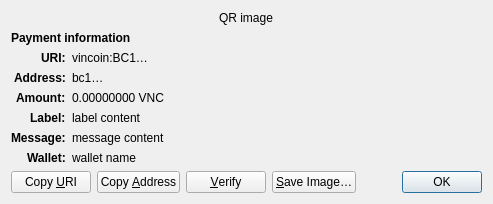
<?xml version="1.0" encoding="UTF-8"?>
<ui version="4.0">
 <class>ReceiveRequestDialog</class>
 <widget class="QDialog" name="ReceiveRequestDialog">
  <property name="geometry">
   <rect>
    <x>0</x>
    <y>0</y>
    <width>413</width>
    <height>229</height>
   </rect>
  </property>
  <property name="windowTitle">
   <string>Request payment to …</string>
  </property>
  <layout class="QGridLayout" name="gridLayout" columnstretch="0,1">
   <property name="sizeConstraint">
    <enum>QLayout::SetFixedSize</enum>
   </property>
   <item row="0" column="0" colspan="2" alignment="Qt::AlignHCenter">
    <widget class="QRImageWidget" name="qr_code">
     <property name="text">
      <string notr="true">QR image</string>
     </property>
     <property name="textInteractionFlags">
      <set>Qt::NoTextInteraction</set>
     </property>
    </widget>
   </item>
   <item row="1" column="0" colspan="2">
    <widget class="QLabel" name="payment_header">
     <property name="font">
      <font>
       <weight>75</weight>
       <bold>true</bold>
      </font>
     </property>
     <property name="text">
      <string>Payment information</string>
     </property>
     <property name="textInteractionFlags">
      <set>Qt::NoTextInteraction</set>
     </property>
    </widget>
   </item>
   <item row="2" column="0" alignment="Qt::AlignRight|Qt::AlignTop">
    <widget class="QLabel" name="uri_tag">
     <property name="font">
      <font>
       <weight>75</weight>
       <bold>true</bold>
      </font>
     </property>
     <property name="text">
      <string notr="true">URI:</string>
     </property>
     <property name="textFormat">
      <enum>Qt::PlainText</enum>
     </property>
     <property name="textInteractionFlags">
      <set>Qt::NoTextInteraction</set>
     </property>
    </widget>
   </item>
   <item row="2" column="1" alignment="Qt::AlignTop">
    <widget class="QLabel" name="uri_content">
     <property name="text">
      <string notr="true">vincoin:BC1…</string>
     </property>
     <property name="textFormat">
      <enum>Qt::RichText</enum>
     </property>
     <property name="wordWrap">
      <bool>true</bool>
     </property>
     <property name="textInteractionFlags">
      <set>Qt::TextSelectableByMouse</set>
     </property>
    </widget>
   </item>
   <item row="3" column="0" alignment="Qt::AlignRight|Qt::AlignTop">
    <widget class="QLabel" name="address_tag">
     <property name="font">
      <font>
       <weight>75</weight>
       <bold>true</bold>
      </font>
     </property>
     <property name="text">
      <string>Address:</string>
     </property>
     <property name="textInteractionFlags">
      <set>Qt::NoTextInteraction</set>
     </property>
    </widget>
   </item>
   <item row="3" column="1" alignment="Qt::AlignTop">
    <widget class="QLabel" name="address_content">
     <property name="text">
      <string notr="true">bc1…</string>
     </property>
     <property name="textFormat">
      <enum>Qt::PlainText</enum>
     </property>
     <property name="textInteractionFlags">
      <set>Qt::TextSelectableByMouse</set>
     </property>
    </widget>
   </item>
   <item row="4" column="0" alignment="Qt::AlignRight|Qt::AlignTop">
    <widget class="QLabel" name="amount_tag">
     <property name="font">
      <font>
       <weight>75</weight>
       <bold>true</bold>
      </font>
     </property>
     <property name="text">
      <string>Amount:</string>
     </property>
     <property name="textInteractionFlags">
      <set>Qt::NoTextInteraction</set>
     </property>
    </widget>
   </item>
   <item row="4" column="1" alignment="Qt::AlignTop">
    <widget class="QLabel" name="amount_content">
     <property name="text">
      <string notr="true">0.00000000 VNC</string>
     </property>
     <property name="textFormat">
      <enum>Qt::PlainText</enum>
     </property>
     <property name="textInteractionFlags">
      <set>Qt::TextSelectableByMouse</set>
     </property>
    </widget>
   </item>
   <item row="5" column="0" alignment="Qt::AlignRight|Qt::AlignTop">
    <widget class="QLabel" name="label_tag">
     <property name="font">
      <font>
       <weight>75</weight>
       <bold>true</bold>
      </font>
     </property>
     <property name="text">
      <string>Label:</string>
     </property>
     <property name="textInteractionFlags">
      <set>Qt::NoTextInteraction</set>
     </property>
    </widget>
   </item>
   <item row="5" column="1" alignment="Qt::AlignTop">
    <widget class="QLabel" name="label_content">
     <property name="text">
      <string notr="true">label content</string>
     </property>
     <property name="textFormat">
      <enum>Qt::PlainText</enum>
     </property>
     <property name="wordWrap">
      <bool>true</bool>
     </property>
     <property name="textInteractionFlags">
      <set>Qt::TextSelectableByMouse</set>
     </property>
    </widget>
   </item>
   <item row="6" column="0" alignment="Qt::AlignRight|Qt::AlignTop">
    <widget class="QLabel" name="message_tag">
     <property name="font">
      <font>
       <weight>75</weight>
       <bold>true</bold>
      </font>
     </property>
     <property name="text">
      <string>Message:</string>
     </property>
     <property name="textInteractionFlags">
      <set>Qt::NoTextInteraction</set>
     </property>
    </widget>
   </item>
   <item row="6" column="1" alignment="Qt::AlignTop">
    <widget class="QLabel" name="message_content">
     <property name="text">
      <string notr="true">message content</string>
     </property>
     <property name="textFormat">
      <enum>Qt::PlainText</enum>
     </property>
     <property name="wordWrap">
      <bool>true</bool>
     </property>
     <property name="textInteractionFlags">
      <set>Qt::TextSelectableByMouse</set>
     </property>
    </widget>
   </item>
   <item row="7" column="0" alignment="Qt::AlignRight|Qt::AlignTop">
    <widget class="QLabel" name="wallet_tag">
     <property name="font">
      <font>
       <weight>75</weight>
       <bold>true</bold>
      </font>
     </property>
     <property name="text">
      <string>Wallet:</string>
     </property>
     <property name="textInteractionFlags">
      <set>Qt::NoTextInteraction</set>
     </property>
    </widget>
   </item>
   <item row="7" column="1" alignment="Qt::AlignTop">
    <widget class="QLabel" name="wallet_content">
     <property name="text">
      <string notr="true">wallet name</string>
     </property>
     <property name="textFormat">
      <enum>Qt::PlainText</enum>
     </property>
     <property name="wordWrap">
      <bool>true</bool>
     </property>
     <property name="textInteractionFlags">
      <set>Qt::TextSelectableByMouse</set>
     </property>
    </widget>
   </item>
   <item row="8" column="0" colspan="2">
    <layout class="QHBoxLayout" name="horizontalLayout">
     <item>
      <widget class="QPushButton" name="btnCopyURI">
       <property name="text">
        <string>Copy &amp;URI</string>
       </property>
       <property name="autoDefault">
        <bool>false</bool>
       </property>
      </widget>
     </item>
     <item>
      <widget class="QPushButton" name="btnCopyAddress">
       <property name="text">
        <string>Copy &amp;Address</string>
       </property>
       <property name="autoDefault">
        <bool>false</bool>
       </property>
      </widget>
     </item>
     <item>
      <widget class="QPushButton" name="btnVerify">
       <property name="text">
        <string>&amp;Verify</string>
       </property>
       <property name="toolTip">
        <string>Verify this address on e.g. a hardware wallet screen</string>
       </property>
       <property name="autoDefault">
        <bool>false</bool>
       </property>
      </widget>
     </item>
     <item>
      <widget class="QPushButton" name="btnSaveAs">
       <property name="text">
        <string>&amp;Save Image…</string>
       </property>
       <property name="autoDefault">
        <bool>false</bool>
       </property>
      </widget>
     </item>
     <item>
      <spacer name="horizontalSpacer_2">
       <property name="orientation">
        <enum>Qt::Horizontal</enum>
       </property>
       <property name="sizeHint" stdset="0">
        <size>
         <width>40</width>
         <height>20</height>
        </size>
       </property>
      </spacer>
     </item>
     <item>
      <widget class="QDialogButtonBox" name="buttonBox">
       <property name="focusPolicy">
        <enum>Qt::StrongFocus</enum>
       </property>
       <property name="standardButtons">
        <set>QDialogButtonBox::Ok</set>
       </property>
      </widget>
     </item>
    </layout>
   </item>
  </layout>
 </widget>
 <customwidgets>
  <customwidget>
   <class>QRImageWidget</class>
   <extends>QLabel</extends>
   <header>qt/qrimagewidget.h</header>
  </customwidget>
 </customwidgets>
 <tabstops>
  <tabstop>buttonBox</tabstop>
  <tabstop>btnCopyURI</tabstop>
  <tabstop>btnCopyAddress</tabstop>
  <tabstop>btnSaveAs</tabstop>
 </tabstops>
 <resources/>
 <connections>
  <connection>
   <sender>buttonBox</sender>
   <signal>accepted()</signal>
   <receiver>ReceiveRequestDialog</receiver>
   <slot>accept()</slot>
   <hints>
    <hint type="sourcelabel">
     <x>135</x>
     <y>230</y>
    </hint>
    <hint type="destinationlabel">
     <x>135</x>
     <y>126</y>
    </hint>
   </hints>
  </connection>
 </connections>
</ui>
